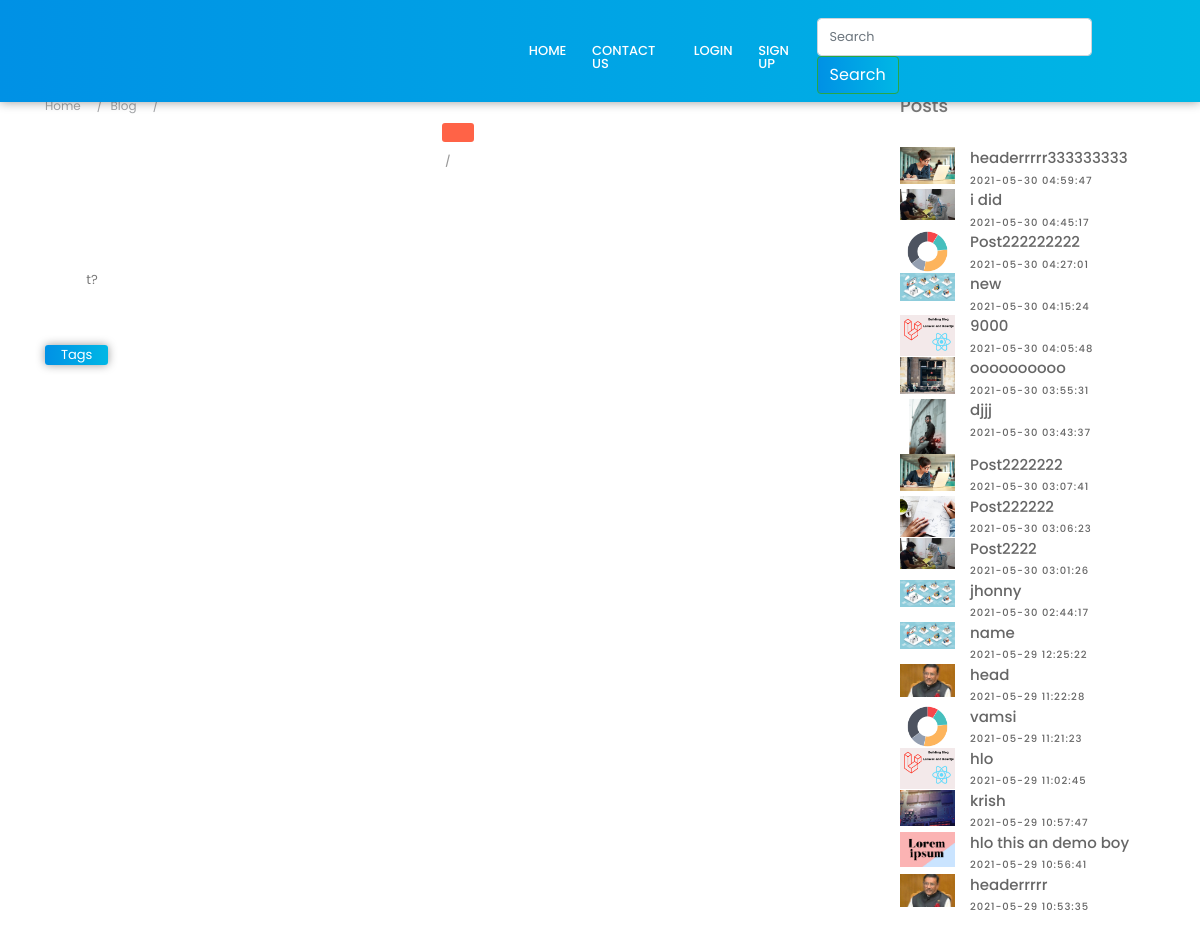
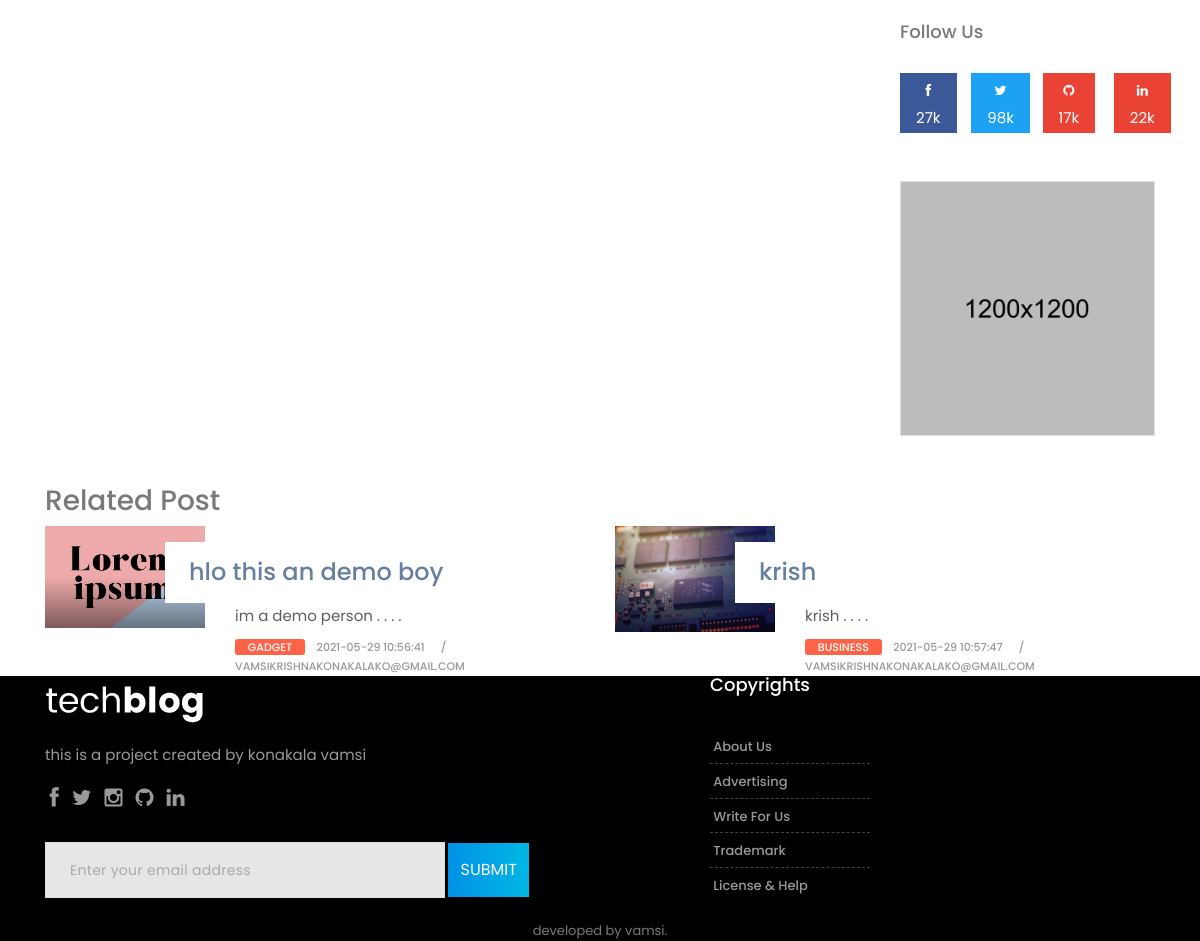
The app's page /singlepage.php with its own data (2 pictures, top to bottom).
### tables this page shows
CREATE TABLE `blog` (
  `id` int(3) NOT NULL,
  `cat_id` int(3) NOT NULL,
  `title` varchar(255) NOT NULL,
  `content` text NOT NULL,
  `tag` text NOT NULL,
  `admin` varchar(100) NOT NULL,
  `status` tinyint(1) NOT NULL,
  `rate` tinyint(2) NOT NULL,
  `image` varchar(255) NOT NULL,
  `date` timestamp NOT NULL DEFAULT current_timestamp()
);

CREATE TABLE `categories` (
  `id` int(2) NOT NULL,
  `category_name` varchar(100) NOT NULL,
  `status` tinyint(2) NOT NULL,
  `create_time` timestamp NOT NULL DEFAULT current_timestamp(),
  `admin_name` varchar(70) NOT NULL
);

### app/classes/Database.php (called while the page is built, shortened)
<?php
class Database
{
    public static function db()
    {
        $link = mysqli_connect('localhost','root','','blog_oop');
        return $link;
    }
}

### app/classes/post.php (called while the page is built, shortened)
<?php
class Post
{
    public  static  function showAllPost(){
        $sql = "SELECT blog.*, categories.category_name FROM blog INNER JOIN categories ON blog.cat_id = categories.id ORDER BY id DESC  ";
        $result = mysqli_query(Database::db(),$sql);
        if($result){
            return $result;
        }else{
            return false;
        }
    }
    public static function relatedPost(){
        $rand1 = rand(1,5);
        $rand2 = rand(1,3);
        $sql = "SELECT blog.*, categories.category_name FROM blog INNER JOIN categories ON blog.cat_id = categories.id WHERE blog.status = 1 LIMIT $rand1,$rand2 ";
        $result = mysqli_query(Database::db(),$sql);
        if($result){
            $row = mysqli_num_rows($result);
            if($row>0){
                return $result;
            }
            return false;
        }else{
            return false;
        }
    }
}

### app/classes/Site.php (called while the page is built, shortened)
<?php
class Site
{
    public  static  function displaySocialLink(){
        $sql = "SELECT * FROM `social_links`";
        $result = mysqli_query(Database::db(),$sql);
        if($result){
            return $result;
        }else{
            return false;
        }
    }
}

### app/classes/Helper.php (called while the page is built, shortened)
<?php
class Helper
{
    public  static  function textShort($text,$limit = 400){
        $text = $text . " ";
        $text = substr($text,0,$limit);
        $text = $text . " . . . .";
        return $text;
    }
}

### singlepage.php (the view, shortened to what this page needs)
<?php require_once 'header.php';
?>
<div class="col-lg-9 col-md-12 col-sm-12 col-xs-12">
    <div class="page-wrapper">
        <div class="blog-title-area text-center">
            <ol class="breadcrumb hidden-xs-down">
                <li class="breadcrumb-item"><a href="#">Home</a></li>
                <li class="breadcrumb-item"><a href="#">Blog</a></li>
                <li class="breadcrumb-item active"><?= $postData['title'] ?></li>
            </ol>
            <span class="color-orange"><a href="" title=""><?= $postData['category_name'] ?></a></span>
            <div class="blog-meta big-meta">
                <small><a href="tech-single.html" title=""><?= $postData['date'] ?></a></small>
                <small><a href="tech-author.html" title=""><?= $postData['admin'] ?></a></small>
            </div>
        </div>
        <div class="single-post-media text-center">
        </div>
        <div class="blog-content">
            <div class="pp">
                <?= $postData['content'] ?>t?
            </div>
        </div>
        <div class="blog-title-area mt-5">
            <div class="tag-cloud-single">
                <span>Tags</span>
                <small><a href="#" title=""><?= $postData['tag'] ?></a></small>
            </div>
        </div>
    </div>
</div>
<?php require_once 'sidebar.php'; ?>
<div class="container">
    <h3>Related Post</h3>
    <div class="row">
        <?php
        $ob = Post::relatedPost();
        while ($rp = mysqli_fetch_assoc($ob)) { ?>
        <div class="col-md-6">
            <div class="blog-list clearfix">
                <div class="blog-box row">
                    <div class="col-md-4">
                        <div class="post-media">
                            <a href="singlepage.php?id=<?= $rp['id'] ?>" title="">
                                <img src="uploads/<?= $rp['image'] ?>" alt="" class="img-fluid w-100">
                                <div class="hovereffect"></div>
                            </a>
                        </div>
                    </div>
                    <div class="blog-meta big-meta col-md-8">
                        <h4><a href="singlepage.php?id=<?= $rp['id'] ?>" title=""><?= $rp['title'] ?></a></h4>
                        <p><?php
                            $txt = $rp['content'];
                            echo   \App\classes\Helper::textShort("$txt",150);
                            ?></p>
                        <small class="firstsmall"><a class="bg-orange" href="singlepage.php?id=<?= $rp['id'] ?>" title="Category"><?= $rp['category_name'] ?></a></small>
                        <small><a  title="Date and Time"><?= $rp['date'] ?></a></small>
                        <small><a  title="Author or Media"><?= $rp['admin'] ?></a></small>
                    </div>
                </div>
            </div>
        </div>
        <?php } ?>
    </div>
</div>
<?php require_once 'footer.php'; ?>

### sidebar.php (shortened to what this page needs)
<div class="col-lg-3 col-md-12 col-sm-12 col-xs-12">
    <div class="sidebar">
        <div class="widget">
            <h2 class="widget-title">Posts</h2>
            <div class="blog-list-widget">
                <div class="list-group">
                    <?php
                    while ($row1 = mysqli_fetch_assoc($populer)){
                        ?>
                        <a href="singlepage.php?id=<?= $row1['id'] ?>" class="list-group-item list-group-item-action flex-column align-items-start">
                            <div class="w-100 last-item justify-content-between">
                                <img src="uploads/<?= $row1['image'] ?>" alt="" class="img-fluid float-left">
                                <h5 class="mb-1"><?= substr($row1['title'],0,40) ?></h5>
                                <small><?= $row1['date'] ?></small>
                            </div>
                        </a>
                    <?php } ?>
                </div>
            </div>
        </div>
        <?php
        $ob = Site::displaySocialLink();
        $data = mysqli_fetch_assoc($ob);
        ?>
        <div class="widget">
            <h2 class="widget-title">Follow Us</h2>
            <div class="row text-center">
                <div class="col-lg-3 col-md-3 col-sm-3 col-xs-6">
                    <a href="<?= $data['facebook']?>" class="social-button facebook-button">
                        <i class="fa fa-facebook"></i>
                        <p>27k</p>
                    </a>
                </div>
                <div class="col-lg-3 col-md-3 col-sm-3 col-xs-6">
                    <a href="<?= $data['twitter']?>" class="social-button twitter-button">
                        <i class="fa fa-twitter"></i>
                        <p>98k</p>
                    </a>
                </div>
                <div class="col-lg-3 col-md-3 col-sm-3 col-xs-6">
                    <a href="<?= $data['github']?>" class="social-button google-button">
                        <i class="fa fa-github"></i>
                        <p>17k</p>
                    </a>
                </div>
                <div class="col-lg-3 col-md-3 col-sm-3 col-xs-6">
                    <a href="<?= $data['linkedin']?>" class="social-button google-button">
                        <i class="fa fa-linkedin"></i>
                        <p>22k</p>
                    </a>
                </div>
            </div>
        </div>
        <div class="widget">
            <div class="banner-spot clearfix">
                <div class="banner-img">
                    <img src="upload/banner_03.jpg" alt="" class="img-fluid">
                </div>
            </div>
        </div>
    </div>
</div>

### records on screen
blog: image (picture), title "headerrrrr333333333", date "2021-05-30 04:59:47"
blog: image (picture), title "i did", date "2021-05-30 04:45:17"
blog: image (picture), title "Post222222222", date "2021-05-30 04:27:01"
blog: image (picture), title "new", date "2021-05-30 04:15:24"
blog: image (picture), title "9000", date "2021-05-30 04:05:48"
blog: image (picture), title "oooooooooo", date "2021-05-30 03:55:31"
blog: image (picture), title "djjj", date "2021-05-30 03:43:37"
blog: image (picture), title "Post2222222", date "2021-05-30 03:07:41"
blog: image (picture), title "Post222222", date "2021-05-30 03:06:23"
blog: image (picture), title "Post2222", date "2021-05-30 03:01:26"
blog: image (picture), title "jhonny", date "2021-05-30 02:44:17"
blog: image (picture), title "name", date "2021-05-29 12:25:22"
blog: image (picture), title "head", date "2021-05-29 11:22:28"
blog: image (picture), title "vamsi", date "2021-05-29 11:21:23"
blog: image (picture), title "hlo", date "2021-05-29 11:02:45"
blog: image (picture), title "krish", date "2021-05-29 10:57:47", content "krish . . . .", categories.category_name "BUSINESS", admin "VAMSIKRISHNAKONAKALAKO@GMAIL.COM"
blog: image (picture), title "hlo this an demo boy", date "2021-05-29 10:56:41", content "im a demo person . . . .", categories.category_name "GADGET", admin "VAMSIKRISHNAKONAKALAKO@GMAIL.COM"
blog: image (picture), title "headerrrrr", date "2021-05-29 10:53:35"
